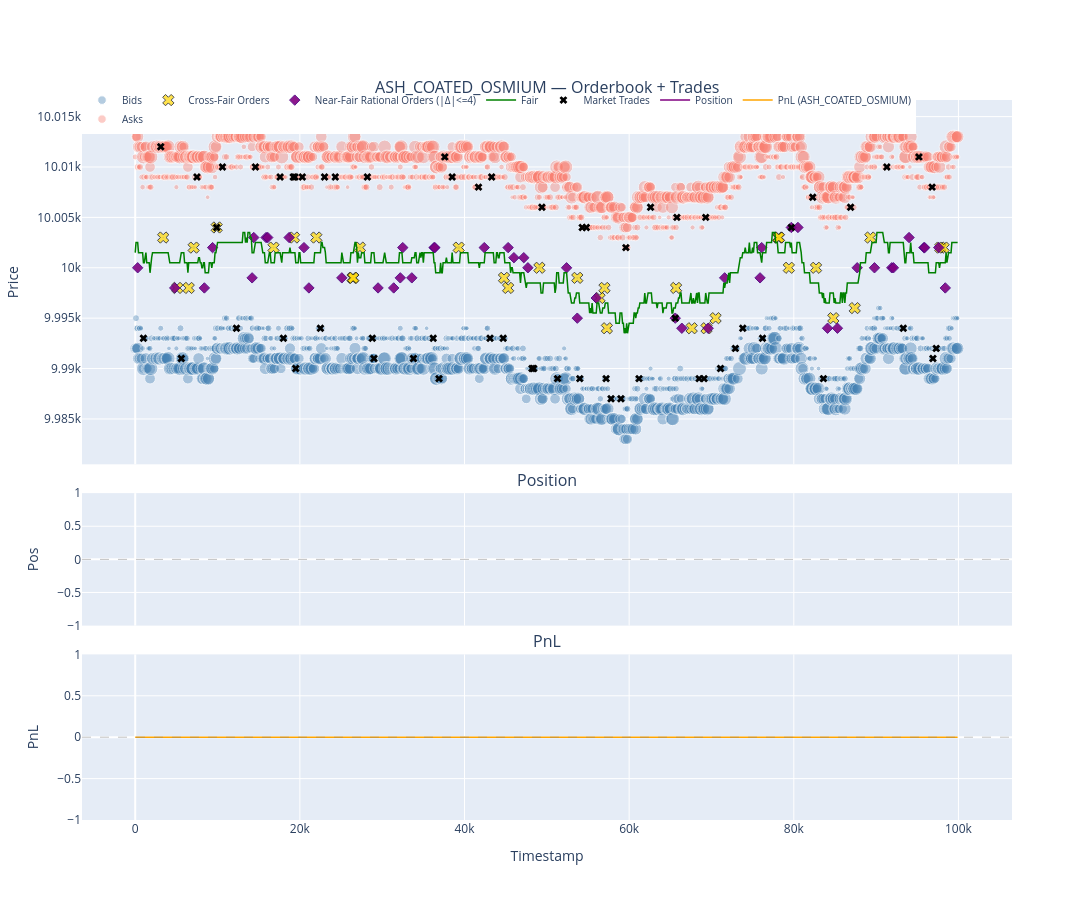

Notebook code for this chart:
### Code cell
fig = plot_review("ASH_COATED_OSMIUM")
fig.show()

### Figure 1 — Plotly figure (JSON) as saved in the notebook; plotly's stock layout.template omitted (floating-point values rounded to 4 significant figures; data arrays with more than 128 entries replaced by an {"elided": "..."} marker saying what was removed)
{"data": [{"customdata": {"elided": "1592x2 int values"}, "hovertemplate": "t=%{x}<br>p=%{y}<br>px=%{customdata[0]}<br>qty=%{customdata[1]}<extra>Bid</extra>", "legendgroup": "ob", "marker": {"color": "steelblue", "opacity": 0.4, "size": {"elided": "1592 float values"}}, "mode": "markers", "name": "Bids", "type": "scatter", "x": {"elided": "1592 int values"}, "xaxis": "x", "y": {"elided": "1592 int values"}, "yaxis": "y"}, {"customdata": {"elided": "1623x2 int values"}, "hovertemplate": "t=%{x}<br>p=%{y}<br>px=%{customdata[0]}<br>qty=%{customdata[1]}<extra>Ask</extra>", "legendgroup": "ob", "marker": {"color": "salmon", "opacity": 0.4, "size": {"elided": "1623 float values"}}, "mode": "markers", "name": "Asks", "type": "scatter", "x": {"elided": "1623 int values"}, "xaxis": "x", "y": {"elided": "1623 int values"}, "yaxis": "y"}, {"customdata": [[10003, 6], [9998, 4], [9998, 4], [10002, 9], [10004, 5], [10002, 7], [10003, 7], [10003, 6], [9999, 10], [9999, 5], [10002, 10], [10002, 10], [9999, 4], [9998, 6], [10000, 10], [9999, 7], [9997, 9], [9998, 6], [9994, 9], [9998, 7], [9994, 5], [9994, 8], [9995, 7], [10003, 9], [10003, 9], [10000, 10], [10000, 10], [9995, 10], [9996, 7], [10003, 4], [10002, 10], [10002, 7]], "hovertemplate": "t=%{x}<br>p=%{y}<br>px=%{customdata[0]}<br>qty=%{customdata[1]}<extra>Cross-Fair</extra>", "legendgroup": "irr", "marker": {"color": "gold", "line": {"color": "black", "width": 1}, "size": [10, 10, 10, 10, 10, 10, 10, 10, 10, 10, 10, 10, 10, 10, 10, 10, 10, 10, 10, 10, 10, 10, 10, 10, 10, 10, 10, 10, 10, 10, 10, 10], "symbol": "x"}, "mode": "markers", "name": "Cross-Fair Orders", "type": "scatter", "x": [3400, 5100, 6500, 7100, 9900, 16800, 19300, 22000, 26400, 26500, 27300, 39300, 44800, 45300, 49100, 53700, 56400, 57000, 57300, 65700, 67600, 69400, 70500, 78100, 78200, 79400, 82700, 84800, 87400, 89300, 97800, 98200], "xaxis": "x", "y": [10003, 9998, 9998, 10002, 10004, 10002, 10003, 10003, 9999, 9999, 10002, 10002, 9999, 9998, 10000, 9999, 9997, 9998, 9994, 9998, 9994, 9994, 9995, 10003, 10003, 10000, 10000, 9995, 9996, 10003, 10002, 10002], "yaxis": "y"}, {"customdata": [[10000, 4], [9998, 3], [9998, 3], [10002, 4], [9999, 4], [10003, 4], [10003, 3], [10003, 2], [10003, 2], [10002, 2], [9998, 2], [9999, 5], [9998, 2], [9998, 5], [9999, 2], [10002, 3], [9999, 3], [10002, 5], [10002, 5], [10002, 4], [10002, 3], [10001, 4], [10001, 2], [10000, 5], [10000, 2], [9995, 5], [9997, 2], [9995, 1], [9994, 4], [9994, 3], [9999, 2], [9999, 5], [10002, 3], [10004, 2], [10004, 5], [9994, 3], [9994, 4], [10000, 4], [10000, 4], [10000, 5], [10000, 5], [10003, 4], [10002, 4], [10002, 4], [10002, 4], [9998, 2]], "hovertemplate": "t=%{x}<br>p=%{y}<br>px=%{customdata[0]}<br>qty=%{customdata[1]}<extra>Near-Fair</extra>", "legendgroup": "near", "marker": {"color": "purple", "line": {"color": "indigo", "width": 1}, "opacity": 0.9, "size": [8, 8, 8, 8, 8, 8, 8, 8, 8, 8, 8, 8, 8, 8, 8, 8, 8, 8, 8, 8, 8, 8, 8, 8, 8, 8, 8, 8, 8, 8, 8, 8, 8, 8, 8, 8, 8, 8, 8, 8, 8, 8, 8, 8, 8, 8], "symbol": "diamond"}, "mode": "markers", "name": "Near-Fair Rational Orders (|Δ|<=4)", "type": "scatter", "x": [300, 4800, 8400, 9400, 14200, 14400, 15900, 16100, 18700, 20500, 21100, 25100, 29500, 31400, 32200, 32500, 33600, 36300, 36400, 42400, 45300, 46000, 47200, 47700, 52400, 53700, 56000, 65600, 66400, 69600, 71600, 75900, 76100, 79700, 80500, 84100, 85300, 87700, 89800, 91900, 92100, 94000, 95800, 95900, 97600, 98400], "xaxis": "x", "y": [10000, 9998, 9998, 10002, 9999, 10003, 10003, 10003, 10003, 10002, 9998, 9999, 9998, 9998, 9999, 10002, 9999, 10002, 10002, 10002, 10002, 10001, 10001, 10000, 10000, 9995, 9997, 9995, 9994, 9994, 9999, 9999, 10002, 10004, 10004, 9994, 9994, 10000, 10000, 10000, 10000, 10003, 10002, 10002, 10002, 9998], "yaxis": "y"}, {"legendgroup": "fair", "line": {"color": "green", "width": 1.5}, "mode": "lines", "name": "Fair", "type": "scatter", "x": {"elided": "1000 int values"}, "xaxis": "x", "y": {"elided": "1000 float values"}, "yaxis": "y"}, {"customdata": [3, 6, 8, 5, 5, 10, 6, 4, 4, 8, 2, 9, 10, 2, 5, 4, 4, 5, 10, 6, 10, 3, 3, 9, 9, 8, 2, 6, 2, 2, 8, 5, 9, 6, 4, 10, 5, 8, 6, 7, 4, 5, 4, 2, 6, 5, 6, 9, 3, 5, 7, 2, 2, 7, 8, 7, 2, 4, 6, 5, 3], "hovertemplate": "t=%{x}<br>p=%{y}<br>qty=%{customdata}<extra>Mkt</extra>", "legendgroup": "mkt", "marker": {"color": "black", "size": 7, "symbol": "x"}, "mode": "markers", "name": "Market Trades", "type": "scatter", "x": [1000, 3100, 5600, 7500, 9900, 10600, 12300, 14600, 17600, 18000, 19200, 19400, 19500, 20300, 22500, 23000, 24300, 28200, 28800, 29000, 33800, 36200, 36900, 37600, 38500, 41700, 43100, 43300, 44700, 48200, 48400, 49400, 51300, 54000, 54300, 54800, 57200, 57800, 59000, 59600, 61200, 62600, 65600, 65800, 68500, 69100, 69300, 71100, 72900, 73800, 76200, 79700, 82300, 83600, 86900, 91300, 93300, 95200, 96800, 96900, 97300], "xaxis": "x", "y": [9993, 10012, 9991, 10009, 10004, 10010, 9994, 10010, 10009, 9993, 10009, 10009, 9990, 10009, 9994, 10009, 10009, 10009, 9993, 9991, 9991, 9993, 9989, 10011, 10009, 10008, 9993, 10009, 9993, 9990, 9990, 10006, 9989, 9989, 10004, 10004, 9989, 9987, 9987, 10002, 9989, 10006, 9995, 10005, 9989, 9989, 10005, 9990, 9992, 9994, 9993, 10004, 10007, 9989, 10006, 10010, 9994, 10011, 10008, 9991, 9992], "yaxis": "y"}, {"hovertemplate": "t=%{x}<br>pos=%{y}<extra></extra>", "legendgroup": "pos", "line": {"color": "purple", "shape": "hv", "width": 1.5}, "mode": "lines", "name": "Position", "type": "scatter", "x": [0], "xaxis": "x2", "y": [0], "yaxis": "y2"}, {"hovertemplate": "t=%{x}<br>PnL=%{y:.1f}<extra></extra>", "legendgroup": "pnl", "line": {"color": "orange", "width": 1.5}, "mode": "lines", "name": "PnL (ASH_COATED_OSMIUM)", "type": "scatter", "x": {"elided": "1000 int values"}, "xaxis": "x3", "y": {"elided": "1000 int values"}, "yaxis": "y3"}], "layout": {"annotations": [{"font": {"size": 16}, "showarrow": false, "text": "ASH_COATED_OSMIUM — Orderbook + Trades", "x": 0.5, "xanchor": "center", "xref": "paper", "y": 1, "yanchor": "bottom", "yref": "paper"}, {"font": {"size": 16}, "showarrow": false, "text": "Position", "x": 0.5, "xanchor": "center", "xref": "paper", "y": 0.454, "yanchor": "bottom", "yref": "paper"}, {"font": {"size": 16}, "showarrow": false, "text": "PnL", "x": 0.5, "xanchor": "center", "xref": "paper", "y": 0.23, "yanchor": "bottom", "yref": "paper"}], "height": 900, "hovermode": "x unified", "legend": {"font": {"size": 10}, "orientation": "h", "x": 0, "y": 1.02}, "shapes": [{"line": {"color": "gray", "dash": "dash", "width": 0.5}, "type": "line", "x0": 0, "x1": 1, "xref": "x2 domain", "y0": 0, "y1": 0, "yref": "y2"}, {"line": {"color": "gray", "dash": "dash", "width": 0.5}, "type": "line", "x0": 0, "x1": 1, "xref": "x3 domain", "y0": 0, "y1": 0, "yref": "y3"}], "width": 1200, "xaxis": {"anchor": "y", "domain": [0, 1], "matches": "x3", "showticklabels": false}, "xaxis2": {"anchor": "y2", "domain": [0, 1], "matches": "x3", "showticklabels": false}, "xaxis3": {"anchor": "y3", "domain": [0, 1], "title": {"text": "Timestamp"}}, "yaxis": {"anchor": "x", "domain": [0.494, 1], "title": {"text": "Price"}}, "yaxis2": {"anchor": "x2", "domain": [0.27, 0.454], "title": {"text": "Pos"}}, "yaxis3": {"anchor": "x3", "domain": [0, 0.23], "title": {"text": "PnL"}}}}
